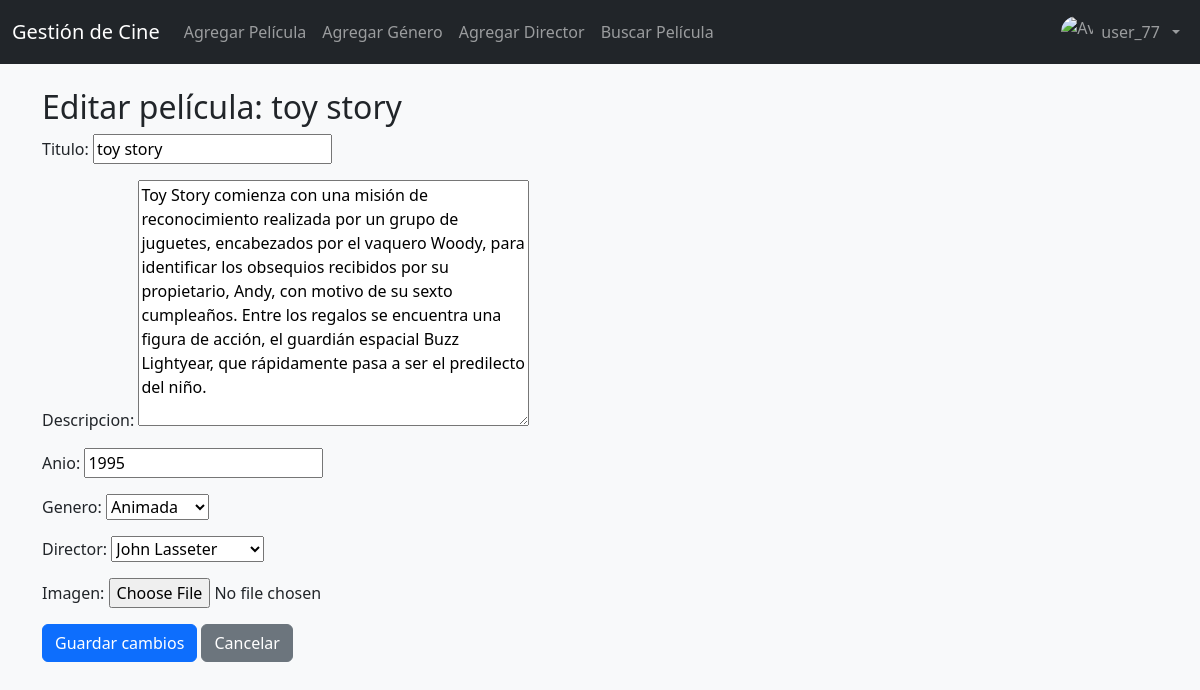
The page /pages/10/editar/ (signed in) on the database its author committed.
### Core/models.py (models this page shows, shortened)
class Pelicula(models.Model):
    titulo = models.CharField(max_length=200)
    descripcion = models.TextField()
    anio = models.PositiveIntegerField()
    genero = models.ForeignKey(Genero, on_delete=models.CASCADE)
    director = models.ForeignKey(Director, on_delete=models.CASCADE)
    imagen = models.ImageField(upload_to='peliculas/', blank=True, null=True)

### Core/views.py (the view)
# urls.py: path('pages/<int:pk>/editar/', views.editar_pelicula, name='editar_pelicula'),
@login_required
def editar_pelicula(request, pk):
    peli = get_object_or_404(Pelicula, pk=pk)
    if request.method == 'POST':
        form = PeliculaForm(request.POST, request.FILES, instance=peli)
        if form.is_valid():
            form.save()
            return redirect('detalle_pelicula', pk=peli.pk)
    else:
        form = PeliculaForm(instance=peli)
    return render(request, 'Core/editar_pelicula.html', {'form': form, 'peli': peli})

### Core/forms.py
class PeliculaForm(forms.ModelForm):
    class Meta:
        model = Pelicula
        fields = '__all__'

### Core/models.py (called while the page is built)
    def __str__(self):
        return self.nombre

    def __str__(self):
        return self.nombre_completo

### Core/templates/Core/editar_pelicula.html (shortened to what this page needs)
{% extends 'Core/base.html' %}
{% block content %}
  <h2>Editar película: {{ peli.titulo }}</h2>
  <form method="post" enctype="multipart/form-data">
    {{ form.as_p }}
    <button class="btn btn-primary">Guardar cambios</button>
    <a href="{% url 'detalle_pelicula' peli.pk %}" class="btn btn-secondary">
      Cancelar
    </a>
  </form>
{% endblock %}

### Core/templates/Core/base.html (shortened to what this page needs)
{% load static %}
<!DOCTYPE html>
<html lang="es">
<head>
  <link href="https://cdn.jsdelivr.net/npm/bootstrap@5.3.0/dist/css/bootstrap.min.css"
        rel="stylesheet">
</head>
<body class="bg-light">
<nav class="navbar navbar-expand-lg navbar-dark bg-dark">
  <div class="container-fluid">
    <a class="navbar-brand" href="{% url 'index' %}">Gestión de Cine</a>
    <div class="collapse navbar-collapse" id="mainNav">
      <ul class="navbar-nav me-auto mb-2 mb-lg-0">
        <li class="nav-item"><a class="nav-link" href="{% url 'agregar_pelicula' %}">Agregar Película</a></li>
        <li class="nav-item"><a class="nav-link" href="{% url 'agregar_genero' %}">Agregar Género</a></li>
        <li class="nav-item"><a class="nav-link" href="{% url 'agregar_director' %}">Agregar Director</a></li>
        <li class="nav-item"><a class="nav-link" href="{% url 'buscar_pelicula' %}">Buscar Película</a></li>
      </ul>
      <ul class="navbar-nav ms-auto mb-2 mb-lg-0">
        {% if user.is_authenticated %}
          <li class="nav-item dropdown">
            <a class="nav-link dropdown-toggle d-flex align-items-center gap-2"
               href="#" id="userMenu" role="button" data-bs-toggle="dropdown"
               aria-expanded="false">
               {% if usuario.perfil.avatar %}
              <img src="{{ usuario.perfil.avatar.url }}" class="rounded-circle" alt="Avatar">
            {% else %}
              <img src="{% static 'img/default-avatar.png' %}" class="rounded-circle"  style="width:32px; height:32px; object-fit:cover;" alt="Avatar">
            {% endif %}
              {{ user.username }}
            </a>
          </li>
        {% else %}
          <li class="nav-item"><a class="nav-link" href="{% url 'login' %}">Login</a></li>
          <li class="nav-item"><a class="nav-link" href="{% url 'signup' %}">Signup</a></li>
        {% endif %}
      </ul>
    </div>
  </div>
</nav>
<div class="container mt-4">
  {% block content %}{% endblock %}
</div>
</body>
</html>

### rows shown on the page
Pelicula: titulo "toy story", descripcion "Toy Story comienza con una misión de reconocimiento realizada por un grupo de juguetes, encabezados por el vaquero Woody, para identificar los obsequios recibidos por su propietario, Andy, con motivo de su sexto cumpleaños. Entre los regalos se encuentra una figura de acción, el guardián espacial Buzz Lightyear, que rápidamente pasa a ser el predilecto del niño.", anio "1995", genero "Animada", director "John Lasseter"

### other values the page prints
{{ user.username }} "user_77"
